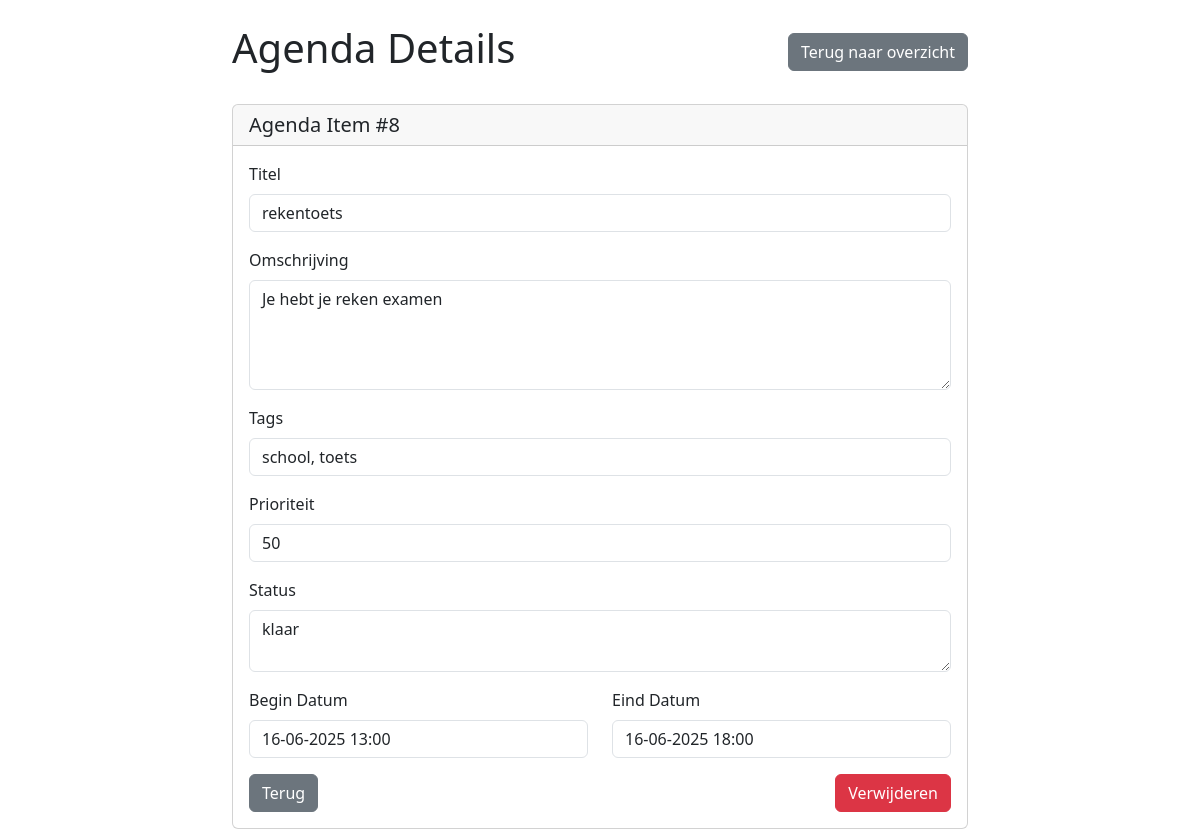
/php2/agenda_item.php?ID=8, run on the app's committed database.
### tables this page shows
CREATE TABLE "crud_agenda"
(
    ID           integer not null
        constraint crud_agenda_pk
            primary key autoincrement,
    titel        TEXT    not null,
    omschrijving TEXT    not null,
    begin_datum  DATE    not null,
    eind_datum   DATE    not null,
    prioriteit   integer not null,
    status       TEXT    not null,
    tags         TEXT
);

### php2/agenda_item.php (called while the page is built, shortened)
<?php
require "config.php";
$id = $_GET["ID"] ?? null;
try {
    $query = "SELECT * FROM crud_agenda WHERE ID = :id";
    $stmt = $pdo->prepare($query);
    $stmt->bindParam(":id", $id);
    $stmt->execute();
    $agenda_item = $stmt->fetch();
} catch (PDOException $e) {
    error_log("Select query failed: " . $e->getMessage());
    $fout = "Er is een fout opgetreden bij het ophalen van het agenda item.";
}
include_once "views/agenda_item_view.php";

### php2/views/agenda_item_view.php (the view, shortened to what this page needs)
<!DOCTYPE html>
<html lang="en">
<head>
    <link href="./node_modules/bootstrap/dist/css/bootstrap.min.css" rel="stylesheet">
</head>
<body>
    <?php
    function formateerDatum($datum_string) {
        $datum = new DateTime($datum_string);
        return $datum->format("d-m-Y H:i");
    }
    ?>
    <div class="container mt-4">
        <div class="row">
            <div class="col-md-8 mx-auto">
                <div class="d-flex justify-content-between align-items-center mb-4">
                    <h1>Agenda Details</h1>
                    <a href="agenda.php" class="btn btn-secondary">Terug naar overzicht</a>
                </div>
                <div class="card">
                    <div class="card-header">
                        <h5 class="card-title mb-0">Agenda Item #<?= htmlspecialchars($agenda_item["ID"]) ?></h5>
                    </div>
                    <div class="card-body">
                        <form method="POST">
                            <div class="mb-3">
                                <label for="titel" class="form-label">Titel</label>
                                <input type="text" class="form-control" id="titel" name="titel"
                                    value="<?= htmlspecialchars($agenda_item["titel"]) ?>" readonly>
                            </div>
                            <div class="mb-3">
                                <label for="omschrijving" class="form-label">Omschrijving</label>
                                <textarea class="form-control" id="omschrijving" name="omschrijving" rows="4"
                                    readonly><?= htmlspecialchars($agenda_item["omschrijving"]) ?></textarea>
                            </div>
                            <div class="mb-3">
                                <label for="tags" class="form-label">Tags</label>
                                <input type="text" class="form-control" id="tags" name="tags"
                                    value="<?= htmlspecialchars($agenda_item["tags"] ?? "") ?>" readonly>
                            </div>
                            <div class="mb-3">
                                <label for="prioriteit" class="form-label">Prioriteit</label>
                                <input type="text" class="form-control" id="prioriteit" name="prioriteit"
                                    value="<?= htmlspecialchars($agenda_item["prioriteit"] ?? "N/A") ?>" readonly>
                            </div>
                            <div class="mb-3">
                                <label for="status" class="form-label">Status</label>
                                <textarea class="form-control" id="status" name="status" rows="2"
                                    readonly><?= htmlspecialchars($agenda_item["status"] ?? "") ?></textarea>
                            </div>
                            <div class="row">
                                <div class="col-md-6">
                                    <div class="mb-3">
                                        <label for="begin_datum" class="form-label">Begin Datum</label>
                                        <input type="text" class="form-control" id="begin_datum"
                                            name="begin_datum"
                                            value="<?= formateerDatum($agenda_item["begin_datum"]) ?>" readonly>
                                    </div>
                                </div>
                                <div class="col-md-6">
                                    <div class="mb-3">
                                        <label for="eind_datum" class="form-label">Eind Datum</label>
                                        <input type="text" class="form-control" id="eind_datum"
                                            name="eind_datum"
                                            value="<?= formateerDatum($agenda_item["eind_datum"]) ?>" readonly>
                                    </div>
                                </div>
                            </div>
                            <div class="d-flex gap-2">
                                <a href="agenda.php" class="btn btn-secondary">Terug</a>
                                <a href="agenda_verwijderen.php?ID=<?= $agenda_item["ID"] ?>"
                                    class="btn btn-danger ms-auto"
                                    onclick="return confirm('Weet je zeker dat je dit item wilt verwijderen?')">Verwijderen</a>
                            </div>
                        </form>
                    </div>
                </div>
            </div>
        </div>
    </div>
</body>
</html>

### data on the page
crud_agenda: ID "8", titel "rekentoets", omschrijving "Je hebt je reken examen", tags "school, toets", prioriteit "50", status "klaar", begin_datum "16-06-2025 13:00", eind_datum "16-06-2025 18:00"
